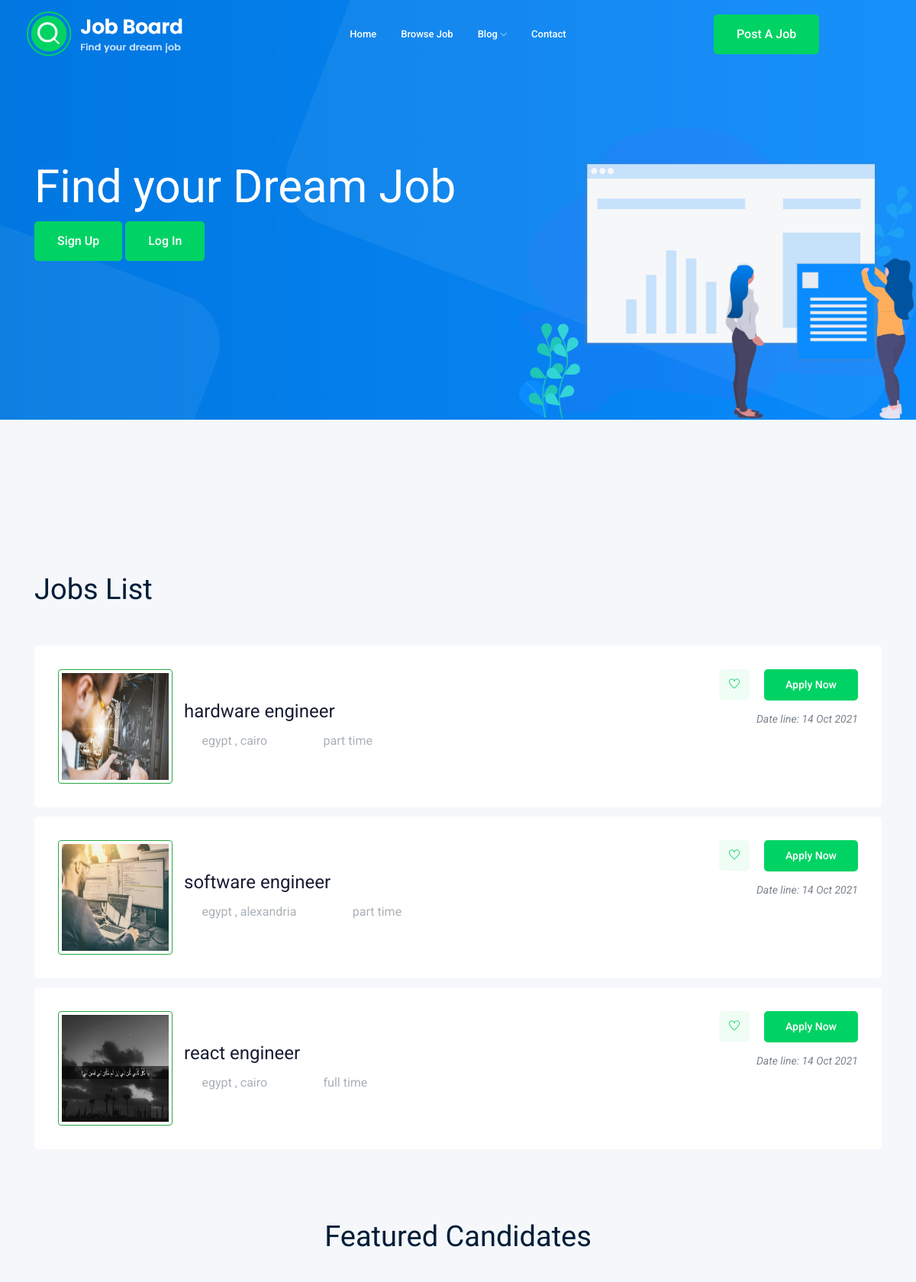
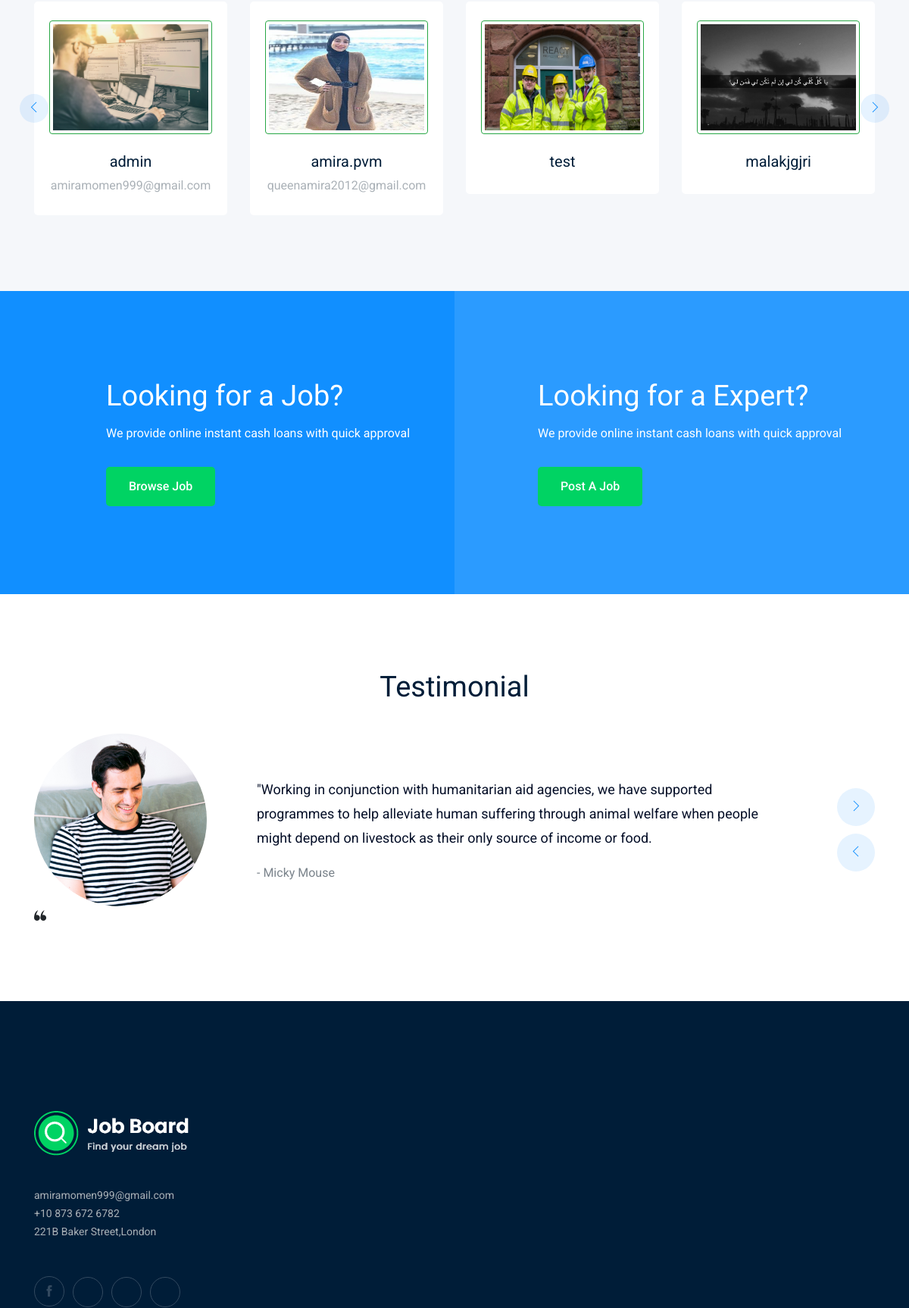
The page / (upper part) on the database its author committed (2 pictures, top to bottom).
### job/models.py (models this page shows, shortened)
class Job (models.Model):
    owner = models.ForeignKey(User , on_delete = models.CASCADE)
    title = models.CharField(max_length=100)
    job_type = models.CharField(max_length=15,choices= Job_Type)
    location = models.CharField(max_length=20)
    description = models.TextField(max_length=1000)
    published_at = models.DateTimeField(auto_now=True)
    vacancy = models.IntegerField(default=1)
    salary = models.IntegerField(default=0)
    experience = models.IntegerField(default=1)
    category = models.ForeignKey('Category',on_delete=models.CASCADE)
    image= models.ImageField(upload_to=get_image_name)
    slug = models.SlugField(blank=True,null=True)
    def __str__(self):
        return self.title

### accounts/models.py (models this page shows)
class Profile(models.Model):
    user = models.OneToOneField(User , on_delete=models.CASCADE)
    phone = models.CharField(max_length=11)
    image = models.ImageField(upload_to='profile/')
    city = models.ForeignKey('City',blank=True, null=True, on_delete=models.CASCADE)
    def __str__(self):
        return str ( self.user)

### home/views.py (the view)
# urls.py: path('', views.home , name='home'),
def home (request):
 job_list = Job.objects.all()
 profiles = Profile.objects.all()
 print(profiles,job_list)
 return render(request,'home/index.html' , {'jobs':job_list,'profiles':profiles} )

### home/templates/home/index.html (shortened to what this page needs)
{% load static  %}
<!doctype html>
<html class="no-js" lang="zxx">
<head>
    <link rel="stylesheet" href="{% static 'css/bootstrap.min.css' %} ">
    <link rel="stylesheet" href="{% static 'css/owl.carousel.min.css' %} ">
    <link rel="stylesheet" href="{% static 'css/magnific-popup.css' %} ">
    <link rel="stylesheet" href="{% static 'css/font-awesome.min.css' %} ">
    <link rel="stylesheet" href="{% static 'css/themify-icons.css' %} ">
    <link rel="stylesheet" href="{% static 'css/nice-select.css' %} ">
    <link rel="stylesheet" href="{% static 'css/flaticon.css' %} ">
    <link rel="stylesheet" href="{% static 'css/gijgo.css' %} ">
    <link rel="stylesheet" href="{% static 'css/animate.min.css' %} ">
    <link rel="stylesheet" href="{% static 'css/slicknav.css' %} ">
    <link rel="stylesheet" href="{% static 'css/style.css' %} ">
    <link rel="stylesheet" href="{% static 'c/mystyle.css' %} ">
</head>
<body>
    <header>
        <div class="header-area ">
            <div id="sticky-header" class="main-header-area">
                <div class="container-fluid ">
                    <div class="header_bottom_border">
                        <div class="row align-items-center">
                            <div class="col-xl-3 col-lg-2">
                                <div class="logo">
                                    <a href="index.html">
                                        <img src="{% static 'img/logo.png' %}"alt="">
                                    </a>
                                </div>
                            </div>
                            <div class="col-xl-6 col-lg-7">
                                <div class="main-menu  d-none d-lg-block">
                                    <nav>
                                        <ul id="navigation">
                                            <li><a href="{%url 'home:home' %}">Home</a></li>
                                            <li><a href="{% url 'jobs:job_list'%}">Browse Job</a></li>
                                            <li><a href="#"> Blog <i class="ti-angle-down"></i></a>
                                            </li>
                                            <li><a href="{% url 'contact:send_message'%}">Contact</a></li>
                                        </ul>
                                    </nav>
                                </div>
                            </div>
                            <div class="col-xl-auto col-lg-7">
                            </div>
                            <div class="col-xl-auto col-lg-3 d-none d-lg-block">
                                <div class="Appointment">
                                    <div class="d-none d-lg-block">
                                        <a class="boxed-btn3" href="{% url 'jobs:add_job'%}">Post a Job</a>
                                    </div>
                                </div>
                            </div>
                        </div>
                    </div>
                </div>
            </div>
        </div>
    </header>
    <div class="slider_area">
        <div class="single_slider  d-flex align-items-center slider_bg_1">
            <div class="container">
                <div class="row align-items-center">
                    <div class="col-lg-7 col-md-6">
                        <div class="slider_text">
                            <h3 class="wow fadeInLeft" data-wow-duration="1s" data-wow-delay=".3s">Find your Dream Job</h3>
                            <div class="sldier_btn wow fadeInLeft" data-wow-duration="1s" data-wow-delay=".5s">
                                {%if request.user.is_authenticated %}
                                 <a href="{% url 'accounts:profile_edit' %}" class="boxed-btn3">Upload your Resume</a>
                                {%else %}
                                <a href="{% url 'accounts:signup' %}" class="boxed-btn3">Sign Up<br></a>
                                <a href="{% url 'login' %}" class="boxed-btn3">Log in<br></a>
                                {% endif %}
                            </div>
                        </div>
                    </div>
                </div>
            </div>
        </div>
        <div class="ilstration_img wow fadeInRight d-none d-lg-block text-right" data-wow-duration="1s" data-wow-delay=".2s">
            <img src="{% static 'img/banner/illustration.png' %}"alt="">
        </div>
    </div>
    <div class="popular_catagory_area">
    </div>
    <div class="job_listing_area">
        <div class="container">
            <div class="row align-items-center">
                <div class="col-lg-6">
                    <div class="section_title">
                        <h3>Jobs List</h3>
                    </div>
                </div>
            </div>
            <div class="job_lists">
                <div class="row">
                 {% for job in jobs%}
                    <div class="col-lg-12 col-md-12">
                        <div class="single_jobs white-bg d-flex justify-content-between">
                            <div class="jobs_left d-flex align-items-center">
                                <div>
                                 <img src="{{job.image.url}}" alt="{{job.title}}" class="img-thumbnail ">
                                </div>
                                <div class="jobs_conetent col-md-auto">
                                    <a href="{% url 'jobs:job_detail' job.slug %}"><h4>{{job}}</h4></a>
                                    <div class="links_locat d-flex align-items-center">
                                        <div class="location">
                                            <p> <i class="fa fa-map-marker"></i> {{job.location}} </p>
                                        </div>
                                        <div class="location">
                                            <p> <i class="fa fa-clock-o"></i> {{job.job_type}}</p>
                                        </div>
                                    </div>
                                </div>
                            </div>
                            <div class="jobs_right">
                                <div class="apply_now">
                                    <a class="heart_mark" href="#"> <i class="ti-heart"></i> </a>
                                    <a href="{% url 'jobs:job_detail' job.slug %}" class="boxed-btn3 w-5">Apply Now</a>
                                </div>
                                <div class="date">
                                    <p>Date line: {{job.published_at|date:'d M o '}}</p>
                                </div>
                            </div>
                        </div>
                    </div>
                 {% endfor %}
                </div>
            </div>
        </div>
    </div>
    <div class="featured_candidates_area">
        <div class="container">
            <div class="row">
                <div class="col-lg-12">
                    <div class="section_title text-center mb-40">
                        <h3>Featured Candidates</h3>
                    </div>
                </div>
            </div>
            <div class="row">
                <div class="col-lg-12">
                    <div class="candidate_active owl-carousel">
                     {%for pro in profiles %}
                        <div class="single_candidates text-center">
                            <img src="{{pro.image.url}}"alt="" class="img-thumbnail" >
                            <a href="{% url 'accounts:profile' %}"><h4>{{pro}}</h4></a>
                            <p>{{pro.user.email}}</p>
                        </div>
                     {% endfor %}
                    </div>
                </div>
            </div>
        </div>
    </div>
    <div class="job_searcing_wrap overlay">
        <div class="container">
            <div class="row">
                <div class="col-lg-5 offset-lg-1 col-md-6">
                    <div class="searching_text">
                        <h3>Looking for a Job?</h3>
                        <p>We provide online instant cash loans with quick approval </p>
                        <a href=href="{% url 'jobs:job_list'%}" class="boxed-btn3">Browse Job</a>
                    </div>
                </div>
                <div class="col-lg-5 offset-lg-1 col-md-6">
                    <div class="searching_text">
                        <h3>Looking for a Expert?</h3>
                        <p>We provide online instant cash loans with quick approval </p>
                        <a href="{% url 'jobs:add_job'%}" class="boxed-btn3">Post a Job</a>
                    </div>
                </div>
            </div>
        </div>
    </div>
    <div class="testimonial_area  ">
        <div class="container">
            <div class="row">
                <div class="col-lg-12">
                    <div class="section_title text-center mb-40">
                        <h3>Testimonial</h3>
                    </div>
                </div>
                <div class="col-xl-12">
                    <div class="testmonial_active owl-carousel">
                        <div class="single_carousel">
                            <div class="row">
                                <div class="col-lg-11">
                                    <div class="single_testmonial d-flex align-items-center">
                                        <div class="thumbnails">
                                            <img src="{% static 'img/testmonial/author.png' %}"alt="">
                                            <div class="quote_icon">
                                                <i class="Flaticon flaticon-quote"></i>
                                            </div>
                                        </div>
                                        <div class="info">
                                            <p>"Working in conjunction with humanitarian aid agencies, we have supported programmes to help alleviate human suffering through animal welfare when people might depend on livestock as their only source of income or food.</p>
                                            <span>- Micky Mouse</span>
                                        </div>
                                    </div>
                                </div>
                            </div>
                        </div>
                        <div class="single_carousel">
                            <div class="row">
                                <div class="col-lg-11">
                                </div>
                            </div>
                        </div>
                        <div class="single_carousel">
                            <div class="row">
                            </div>
                        </div>
                    </div>
                </div>
            </div>
        </div>
    </div>
    <footer class="footer">
        <div class="footer_top">
            <div class="container">
                <div class="row">
                    <div class="col-xl-3 col-md-6 col-lg-3">
                        <div class="footer_widget wow fadeInUp" data-wow-duration="1s" data-wow-delay=".3s">
                            <div class="footer_logo">
                                <a href="#">
                                    <img src="{% static 'img/logo.png'%}" alt="">
                                </a>
                            </div>
                            <p>
                                amiramomen999@gmail.com <br>
                                +10 873 672 6782 <br>
                                221B Baker Street,London
                            </p>
                            <div class="socail_links">
                                <ul>
                                    <li>
                                        <a href="#">
                                            <i class="ti-facebook"></i>
                                        </a>
                                    </li>
                                    <li>
                                        <a href="#">
                                            <i class="fa fa-google-plus"></i>
                                        </a>
                                    </li>
                                    <li>
                                        <a href="#">
                                            <i class="fa fa-twitter"></i>
                                        </a>
                                    </li>
                                    <li>
                                        <a href="#">
                                            <i class="fa fa-instagram"></i>
                                        </a>
                                    </li>
                                </ul>
                            </div>
                        </div>
                    </div>
                </div>
            </div>
        </div>
    </footer>
</body>
</html>

### static/c/mystyle.css (style rules this page uses)
.img-thumbnail { border: 1px solid #28a745; border-radius: .25rem; max-width: 200%; height: 150px; width: 150px; }

### rows shown on the page
Job: image (picture), title "hardware engineer", location "egypt , cairo", job_type "part time", published_at "14 Oct 2021"
Job: image (picture), title "software engineer", location "egypt , alexandria", job_type "part time", published_at "14 Oct 2021"
Job: image (placeholder picture), title "react engineer", location "egypt , cairo", job_type "full time", published_at "14 Oct 2021"
Profile: image (picture), user.username "admin", user.email "amiramomen999@gmail.com"
Profile: image (picture), user.username "amira.pvm", user.email "queenamira2012@gmail.com"
Profile: image (picture), user.username "test"
Profile: image (picture), user.username "malakjgjri"
